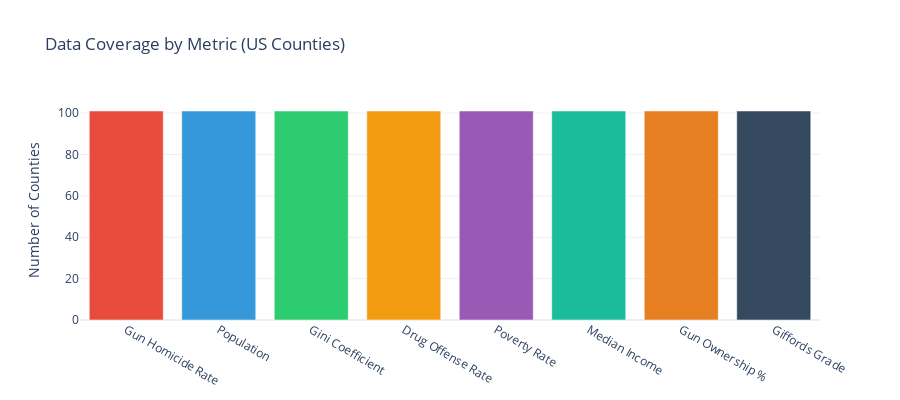

Write notebook code for a chart like this one.
### Code cell
fig = go.Figure(data=[
    go.Bar(
        x=coverage['Metric'],
        y=coverage['Counties with data'],
        marker_color=['#e74c3c', '#3498db', '#2ecc71', '#f39c12',
                      '#9b59b6', '#1abc9c', '#e67e22', '#34495e']
    )
])
fig.update_layout(
    title='Data Coverage by Metric (US Counties)',
    yaxis_title='Number of Counties',
    template='plotly_white',
    height=400,
)
fig.show()

### Figure 1 — Plotly figure (JSON) as saved in the notebook; plotly's stock layout.template omitted (floating-point values rounded to 4 significant figures)
{"data": [{"marker": {"color": ["#e74c3c", "#3498db", "#2ecc71", "#f39c12", "#9b59b6", "#1abc9c", "#e67e22", "#34495e"]}, "type": "bar", "x": ["Gun Homicide Rate", "Population", "Gini Coefficient", "Drug Offense Rate", "Poverty Rate", "Median Income", "Gun Ownership %", "Giffords Grade"], "y": [101, 101, 101, 101, 101, 101, 101, 101]}], "layout": {"height": 400, "title": {"text": "Data Coverage by Metric (US Counties)"}, "yaxis": {"title": {"text": "Number of Counties"}}}}
